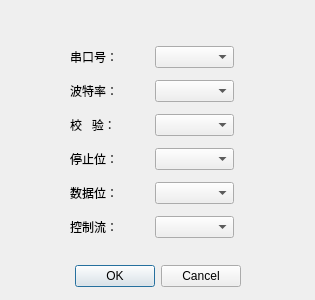
<?xml version="1.0" encoding="UTF-8"?>
<ui version="4.0">
 <class>Dialog</class>
 <widget class="QDialog" name="Dialog">
  <property name="geometry">
   <rect>
    <x>0</x>
    <y>0</y>
    <width>315</width>
    <height>300</height>
   </rect>
  </property>
  <property name="windowTitle">
   <string>窗口参数</string>
  </property>
  <widget class="QDialogButtonBox" name="buttonBox_sure">
   <property name="geometry">
    <rect>
     <x>0</x>
     <y>260</y>
     <width>241</width>
     <height>32</height>
    </rect>
   </property>
   <property name="orientation">
    <enum>Qt::Horizontal</enum>
   </property>
   <property name="standardButtons">
    <set>QDialogButtonBox::Cancel|QDialogButtonBox::Ok</set>
   </property>
  </widget>
  <widget class="QWidget" name="">
   <property name="geometry">
    <rect>
     <x>70</x>
     <y>40</y>
     <width>164</width>
     <height>208</height>
    </rect>
   </property>
   <layout class="QVBoxLayout" name="verticalLayout">
    <item>
     <layout class="QHBoxLayout" name="horizontalLayout">
      <item>
       <widget class="QLabel" name="label">
        <property name="text">
         <string>串口号：</string>
        </property>
       </widget>
      </item>
      <item>
       <widget class="QComboBox" name="comboBox_serialPort"/>
      </item>
     </layout>
    </item>
    <item>
     <layout class="QHBoxLayout" name="horizontalLayout_2">
      <item>
       <widget class="QLabel" name="label_2">
        <property name="text">
         <string>波特率：</string>
        </property>
       </widget>
      </item>
      <item>
       <widget class="QComboBox" name="comboBox_baudRate"/>
      </item>
     </layout>
    </item>
    <item>
     <layout class="QHBoxLayout" name="horizontalLayout_3">
      <item>
       <widget class="QLabel" name="label_3">
        <property name="text">
         <string>校   验：</string>
        </property>
       </widget>
      </item>
      <item>
       <widget class="QComboBox" name="comboBox_verification"/>
      </item>
     </layout>
    </item>
    <item>
     <layout class="QHBoxLayout" name="horizontalLayout_4">
      <item>
       <widget class="QLabel" name="label_4">
        <property name="text">
         <string>停止位：</string>
        </property>
       </widget>
      </item>
      <item>
       <widget class="QComboBox" name="comboBox_stopbit"/>
      </item>
     </layout>
    </item>
    <item>
     <layout class="QHBoxLayout" name="horizontalLayout_5">
      <item>
       <widget class="QLabel" name="label_5">
        <property name="text">
         <string>数据位：</string>
        </property>
       </widget>
      </item>
      <item>
       <widget class="QComboBox" name="comboBox_databit"/>
      </item>
     </layout>
    </item>
    <item>
     <layout class="QHBoxLayout" name="horizontalLayout_6">
      <item>
       <widget class="QLabel" name="label_6">
        <property name="text">
         <string>控制流：</string>
        </property>
       </widget>
      </item>
      <item>
       <widget class="QComboBox" name="comboBox_controlStream"/>
      </item>
     </layout>
    </item>
   </layout>
  </widget>
 </widget>
 <resources/>
 <connections>
  <connection>
   <sender>buttonBox_sure</sender>
   <signal>accepted()</signal>
   <receiver>Dialog</receiver>
   <slot>accept()</slot>
   <hints>
    <hint type="sourcelabel">
     <x>248</x>
     <y>254</y>
    </hint>
    <hint type="destinationlabel">
     <x>157</x>
     <y>274</y>
    </hint>
   </hints>
  </connection>
  <connection>
   <sender>buttonBox_sure</sender>
   <signal>rejected()</signal>
   <receiver>Dialog</receiver>
   <slot>reject()</slot>
   <hints>
    <hint type="sourcelabel">
     <x>316</x>
     <y>260</y>
    </hint>
    <hint type="destinationlabel">
     <x>286</x>
     <y>274</y>
    </hint>
   </hints>
  </connection>
 </connections>
</ui>
